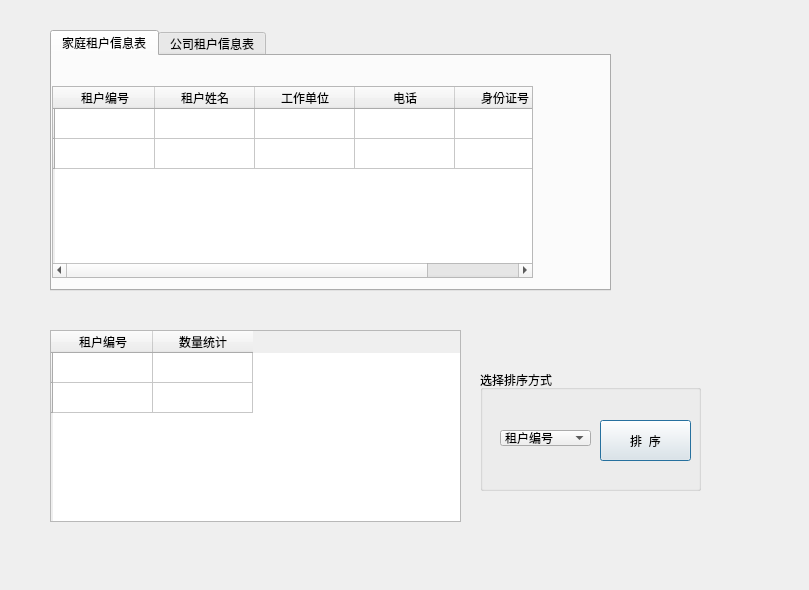
<?xml version="1.0" encoding="UTF-8"?>
<ui version="4.0">
 <class>lessee</class>
 <widget class="QDialog" name="lessee">
  <property name="geometry">
   <rect>
    <x>0</x>
    <y>0</y>
    <width>809</width>
    <height>590</height>
   </rect>
  </property>
  <property name="windowTitle">
   <string>Dialog</string>
  </property>
  <widget class="QTabWidget" name="tabWidget">
   <property name="geometry">
    <rect>
     <x>50</x>
     <y>30</y>
     <width>561</width>
     <height>261</height>
    </rect>
   </property>
   <property name="currentIndex">
    <number>0</number>
   </property>
   <widget class="QWidget" name="tab">
    <attribute name="title">
     <string>家庭租户信息表</string>
    </attribute>
    <widget class="QTableWidget" name="tableWidget">
     <property name="geometry">
      <rect>
       <x>0</x>
       <y>30</y>
       <width>481</width>
       <height>192</height>
      </rect>
     </property>
     <row>
      <property name="text">
       <string/>
      </property>
     </row>
     <row>
      <property name="text">
       <string/>
      </property>
     </row>
     <column>
      <property name="text">
       <string>租户编号</string>
      </property>
     </column>
     <column>
      <property name="text">
       <string>租户姓名</string>
      </property>
     </column>
     <column>
      <property name="text">
       <string>工作单位</string>
      </property>
     </column>
     <column>
      <property name="text">
       <string>电话</string>
      </property>
     </column>
     <column>
      <property name="text">
       <string>身份证号</string>
      </property>
     </column>
    </widget>
   </widget>
   <widget class="QWidget" name="tab_2">
    <attribute name="title">
     <string>公司租户信息表</string>
    </attribute>
   </widget>
  </widget>
  <widget class="QTableWidget" name="tableWidget_2">
   <property name="geometry">
    <rect>
     <x>50</x>
     <y>330</y>
     <width>411</width>
     <height>192</height>
    </rect>
   </property>
   <row>
    <property name="text">
     <string/>
    </property>
   </row>
   <row>
    <property name="text">
     <string/>
    </property>
   </row>
   <column>
    <property name="text">
     <string>租户编号</string>
    </property>
   </column>
   <column>
    <property name="text">
     <string>数量统计</string>
    </property>
   </column>
  </widget>
  <widget class="QGroupBox" name="verticalGroupBox">
   <property name="geometry">
    <rect>
     <x>480</x>
     <y>370</y>
     <width>221</width>
     <height>121</height>
    </rect>
   </property>
   <property name="title">
    <string>选择排序方式</string>
   </property>
   <widget class="QComboBox" name="comboBox">
    <property name="geometry">
     <rect>
      <x>20</x>
      <y>60</y>
      <width>91</width>
      <height>16</height>
     </rect>
    </property>
    <item>
     <property name="text">
      <string>租户编号</string>
     </property>
    </item>
   </widget>
   <widget class="QPushButton" name="pushButton">
    <property name="geometry">
     <rect>
      <x>120</x>
      <y>50</y>
      <width>91</width>
      <height>41</height>
     </rect>
    </property>
    <property name="text">
     <string>排  序</string>
    </property>
   </widget>
  </widget>
 </widget>
 <resources/>
 <connections/>
</ui>
